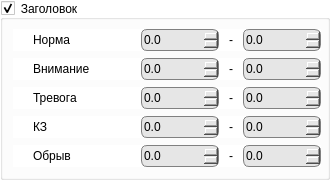
<?xml version="1.0" encoding="UTF-8"?>
<ui version="4.0">
 <class>IssoAnalogSensorSetupPanel</class>
 <widget class="QGroupBox" name="IssoAnalogSensorSetupPanel">
  <property name="geometry">
   <rect>
    <x>0</x>
    <y>0</y>
    <width>330</width>
    <height>180</height>
   </rect>
  </property>
  <property name="sizePolicy">
   <sizepolicy hsizetype="Fixed" vsizetype="Fixed">
    <horstretch>0</horstretch>
    <verstretch>0</verstretch>
   </sizepolicy>
  </property>
  <property name="minimumSize">
   <size>
    <width>330</width>
    <height>180</height>
   </size>
  </property>
  <property name="font">
   <font>
    <pointsize>9</pointsize>
   </font>
  </property>
  <property name="windowTitle">
   <string>GroupBox</string>
  </property>
  <property name="styleSheet">
   <string notr="true">QWidget
{
	background-color: rgb(255, 255, 255);
	font-size: 9pt;
}

QSpinBox,
QDoubleSpinBox
{
	background-color: rgb(230, 230, 230);
	border-radius: 6px;
	border: 1px solid gray;
	min-height: 20px;
	min-width: 60px;	
	max-width: 100px;	
}



</string>
  </property>
  <property name="title">
   <string>Заголовок</string>
  </property>
  <property name="flat">
   <bool>false</bool>
  </property>
  <property name="checkable">
   <bool>true</bool>
  </property>
  <layout class="QVBoxLayout" name="verticalLayout">
   <property name="spacing">
    <number>4</number>
   </property>
   <property name="sizeConstraint">
    <enum>QLayout::SetDefaultConstraint</enum>
   </property>
   <property name="leftMargin">
    <number>10</number>
   </property>
   <property name="topMargin">
    <number>6</number>
   </property>
   <property name="rightMargin">
    <number>6</number>
   </property>
   <property name="bottomMargin">
    <number>6</number>
   </property>
   <item>
    <widget class="QWidget" name="wgtNormal" native="true">
     <property name="sizePolicy">
      <sizepolicy hsizetype="Preferred" vsizetype="Fixed">
       <horstretch>0</horstretch>
       <verstretch>0</verstretch>
      </sizepolicy>
     </property>
     <property name="minimumSize">
      <size>
       <width>0</width>
       <height>0</height>
      </size>
     </property>
     <layout class="QHBoxLayout" name="horizontalLayout_6" stretch="0,0">
      <property name="spacing">
       <number>0</number>
      </property>
      <property name="sizeConstraint">
       <enum>QLayout::SetDefaultConstraint</enum>
      </property>
      <property name="leftMargin">
       <number>20</number>
      </property>
      <property name="topMargin">
       <number>0</number>
      </property>
      <property name="rightMargin">
       <number>0</number>
      </property>
      <property name="bottomMargin">
       <number>0</number>
      </property>
      <item>
       <widget class="QLabel" name="label_82">
        <property name="sizePolicy">
         <sizepolicy hsizetype="Preferred" vsizetype="Fixed">
          <horstretch>0</horstretch>
          <verstretch>0</verstretch>
         </sizepolicy>
        </property>
        <property name="font">
         <font>
          <pointsize>9</pointsize>
         </font>
        </property>
        <property name="frameShape">
         <enum>QFrame::NoFrame</enum>
        </property>
        <property name="text">
         <string>Норма</string>
        </property>
       </widget>
      </item>
      <item>
       <layout class="QHBoxLayout" name="horizontalLayout">
        <property name="spacing">
         <number>10</number>
        </property>
        <item>
         <widget class="QDoubleSpinBox" name="dsbNormalMin">
          <property name="minimumSize">
           <size>
            <width>62</width>
            <height>22</height>
           </size>
          </property>
          <property name="font">
           <font>
            <pointsize>9</pointsize>
           </font>
          </property>
          <property name="decimals">
           <number>1</number>
          </property>
          <property name="maximum">
           <double>65535.000000000000000</double>
          </property>
          <property name="singleStep">
           <double>0.100000000000000</double>
          </property>
         </widget>
        </item>
        <item>
         <widget class="QLabel" name="label_83">
          <property name="sizePolicy">
           <sizepolicy hsizetype="Fixed" vsizetype="Fixed">
            <horstretch>0</horstretch>
            <verstretch>0</verstretch>
           </sizepolicy>
          </property>
          <property name="font">
           <font>
            <pointsize>9</pointsize>
           </font>
          </property>
          <property name="text">
           <string>-</string>
          </property>
         </widget>
        </item>
        <item>
         <widget class="QDoubleSpinBox" name="dsbNormalMax">
          <property name="minimumSize">
           <size>
            <width>62</width>
            <height>22</height>
           </size>
          </property>
          <property name="font">
           <font>
            <pointsize>9</pointsize>
           </font>
          </property>
          <property name="decimals">
           <number>1</number>
          </property>
          <property name="maximum">
           <double>65535.000000000000000</double>
          </property>
          <property name="singleStep">
           <double>0.100000000000000</double>
          </property>
         </widget>
        </item>
       </layout>
      </item>
     </layout>
    </widget>
   </item>
   <item>
    <widget class="QWidget" name="wgtWarning" native="true">
     <property name="sizePolicy">
      <sizepolicy hsizetype="Preferred" vsizetype="Fixed">
       <horstretch>0</horstretch>
       <verstretch>0</verstretch>
      </sizepolicy>
     </property>
     <layout class="QHBoxLayout" name="horizontalLayout_7" stretch="0,0">
      <property name="leftMargin">
       <number>20</number>
      </property>
      <property name="topMargin">
       <number>0</number>
      </property>
      <property name="rightMargin">
       <number>0</number>
      </property>
      <property name="bottomMargin">
       <number>0</number>
      </property>
      <item>
       <widget class="QLabel" name="label_84">
        <property name="font">
         <font>
          <pointsize>9</pointsize>
         </font>
        </property>
        <property name="text">
         <string>Внимание</string>
        </property>
       </widget>
      </item>
      <item>
       <layout class="QHBoxLayout" name="horizontalLayout_2">
        <property name="spacing">
         <number>10</number>
        </property>
        <item>
         <widget class="QDoubleSpinBox" name="dsbWarningMin">
          <property name="font">
           <font>
            <pointsize>9</pointsize>
           </font>
          </property>
          <property name="decimals">
           <number>1</number>
          </property>
          <property name="maximum">
           <double>65535.000000000000000</double>
          </property>
          <property name="singleStep">
           <double>0.100000000000000</double>
          </property>
         </widget>
        </item>
        <item>
         <widget class="QLabel" name="label_85">
          <property name="sizePolicy">
           <sizepolicy hsizetype="Fixed" vsizetype="Preferred">
            <horstretch>0</horstretch>
            <verstretch>0</verstretch>
           </sizepolicy>
          </property>
          <property name="font">
           <font>
            <pointsize>9</pointsize>
           </font>
          </property>
          <property name="text">
           <string>-</string>
          </property>
         </widget>
        </item>
        <item>
         <widget class="QDoubleSpinBox" name="dsbWarningMax">
          <property name="font">
           <font>
            <pointsize>9</pointsize>
           </font>
          </property>
          <property name="decimals">
           <number>1</number>
          </property>
          <property name="maximum">
           <double>65535.000000000000000</double>
          </property>
          <property name="singleStep">
           <double>0.100000000000000</double>
          </property>
         </widget>
        </item>
       </layout>
      </item>
     </layout>
    </widget>
   </item>
   <item>
    <widget class="QWidget" name="wgtAlarm" native="true">
     <property name="sizePolicy">
      <sizepolicy hsizetype="Preferred" vsizetype="Fixed">
       <horstretch>0</horstretch>
       <verstretch>0</verstretch>
      </sizepolicy>
     </property>
     <layout class="QHBoxLayout" name="horizontalLayout_8" stretch="0,0">
      <property name="leftMargin">
       <number>20</number>
      </property>
      <property name="topMargin">
       <number>0</number>
      </property>
      <property name="rightMargin">
       <number>0</number>
      </property>
      <property name="bottomMargin">
       <number>0</number>
      </property>
      <item>
       <widget class="QLabel" name="label_86">
        <property name="font">
         <font>
          <pointsize>9</pointsize>
         </font>
        </property>
        <property name="text">
         <string>Тревога</string>
        </property>
       </widget>
      </item>
      <item>
       <layout class="QHBoxLayout" name="horizontalLayout_3">
        <property name="spacing">
         <number>10</number>
        </property>
        <item>
         <widget class="QDoubleSpinBox" name="dsbAlarmMin">
          <property name="font">
           <font>
            <pointsize>9</pointsize>
           </font>
          </property>
          <property name="decimals">
           <number>1</number>
          </property>
          <property name="maximum">
           <double>65535.000000000000000</double>
          </property>
          <property name="singleStep">
           <double>0.100000000000000</double>
          </property>
         </widget>
        </item>
        <item>
         <widget class="QLabel" name="label_87">
          <property name="sizePolicy">
           <sizepolicy hsizetype="Fixed" vsizetype="Preferred">
            <horstretch>0</horstretch>
            <verstretch>0</verstretch>
           </sizepolicy>
          </property>
          <property name="font">
           <font>
            <pointsize>9</pointsize>
           </font>
          </property>
          <property name="text">
           <string>-</string>
          </property>
         </widget>
        </item>
        <item>
         <widget class="QDoubleSpinBox" name="dsbAlarmMax">
          <property name="font">
           <font>
            <pointsize>9</pointsize>
           </font>
          </property>
          <property name="decimals">
           <number>1</number>
          </property>
          <property name="maximum">
           <double>65535.000000000000000</double>
          </property>
          <property name="singleStep">
           <double>0.100000000000000</double>
          </property>
         </widget>
        </item>
       </layout>
      </item>
     </layout>
    </widget>
   </item>
   <item>
    <widget class="QWidget" name="wgtShortCircuit" native="true">
     <property name="sizePolicy">
      <sizepolicy hsizetype="Preferred" vsizetype="Fixed">
       <horstretch>0</horstretch>
       <verstretch>0</verstretch>
      </sizepolicy>
     </property>
     <layout class="QHBoxLayout" name="horizontalLayout_9" stretch="0,0">
      <property name="leftMargin">
       <number>20</number>
      </property>
      <property name="topMargin">
       <number>0</number>
      </property>
      <property name="rightMargin">
       <number>0</number>
      </property>
      <property name="bottomMargin">
       <number>0</number>
      </property>
      <item>
       <widget class="QLabel" name="label_88">
        <property name="font">
         <font>
          <pointsize>9</pointsize>
         </font>
        </property>
        <property name="text">
         <string>КЗ</string>
        </property>
       </widget>
      </item>
      <item>
       <layout class="QHBoxLayout" name="horizontalLayout_4">
        <property name="spacing">
         <number>10</number>
        </property>
        <item>
         <widget class="QDoubleSpinBox" name="dsbShortCircuitMin">
          <property name="font">
           <font>
            <pointsize>9</pointsize>
           </font>
          </property>
          <property name="decimals">
           <number>1</number>
          </property>
          <property name="maximum">
           <double>65535.000000000000000</double>
          </property>
          <property name="singleStep">
           <double>0.100000000000000</double>
          </property>
         </widget>
        </item>
        <item>
         <widget class="QLabel" name="label_89">
          <property name="sizePolicy">
           <sizepolicy hsizetype="Fixed" vsizetype="Preferred">
            <horstretch>0</horstretch>
            <verstretch>0</verstretch>
           </sizepolicy>
          </property>
          <property name="font">
           <font>
            <pointsize>9</pointsize>
           </font>
          </property>
          <property name="text">
           <string>-</string>
          </property>
         </widget>
        </item>
        <item>
         <widget class="QDoubleSpinBox" name="dsbShortCircuitMax">
          <property name="font">
           <font>
            <pointsize>9</pointsize>
           </font>
          </property>
          <property name="decimals">
           <number>1</number>
          </property>
          <property name="maximum">
           <double>65535.000000000000000</double>
          </property>
          <property name="singleStep">
           <double>0.100000000000000</double>
          </property>
         </widget>
        </item>
       </layout>
      </item>
     </layout>
    </widget>
   </item>
   <item>
    <widget class="QWidget" name="wgtBreak" native="true">
     <property name="sizePolicy">
      <sizepolicy hsizetype="Preferred" vsizetype="Fixed">
       <horstretch>0</horstretch>
       <verstretch>0</verstretch>
      </sizepolicy>
     </property>
     <layout class="QHBoxLayout" name="horizontalLayout_10" stretch="0,0">
      <property name="leftMargin">
       <number>20</number>
      </property>
      <property name="topMargin">
       <number>0</number>
      </property>
      <property name="rightMargin">
       <number>0</number>
      </property>
      <property name="bottomMargin">
       <number>0</number>
      </property>
      <item>
       <widget class="QLabel" name="label_90">
        <property name="font">
         <font>
          <pointsize>9</pointsize>
         </font>
        </property>
        <property name="text">
         <string>Обрыв</string>
        </property>
       </widget>
      </item>
      <item>
       <layout class="QHBoxLayout" name="horizontalLayout_5">
        <property name="spacing">
         <number>10</number>
        </property>
        <item>
         <widget class="QDoubleSpinBox" name="dsbBreakMin">
          <property name="font">
           <font>
            <pointsize>9</pointsize>
           </font>
          </property>
          <property name="decimals">
           <number>1</number>
          </property>
          <property name="maximum">
           <double>65535.000000000000000</double>
          </property>
          <property name="singleStep">
           <double>0.100000000000000</double>
          </property>
         </widget>
        </item>
        <item>
         <widget class="QLabel" name="label_91">
          <property name="sizePolicy">
           <sizepolicy hsizetype="Fixed" vsizetype="Preferred">
            <horstretch>0</horstretch>
            <verstretch>0</verstretch>
           </sizepolicy>
          </property>
          <property name="font">
           <font>
            <pointsize>9</pointsize>
           </font>
          </property>
          <property name="text">
           <string>-</string>
          </property>
         </widget>
        </item>
        <item>
         <widget class="QDoubleSpinBox" name="dsbBreakMax">
          <property name="font">
           <font>
            <pointsize>9</pointsize>
           </font>
          </property>
          <property name="decimals">
           <number>1</number>
          </property>
          <property name="maximum">
           <double>65535.000000000000000</double>
          </property>
          <property name="singleStep">
           <double>0.100000000000000</double>
          </property>
         </widget>
        </item>
       </layout>
      </item>
     </layout>
    </widget>
   </item>
  </layout>
 </widget>
 <resources/>
 <connections/>
</ui>
